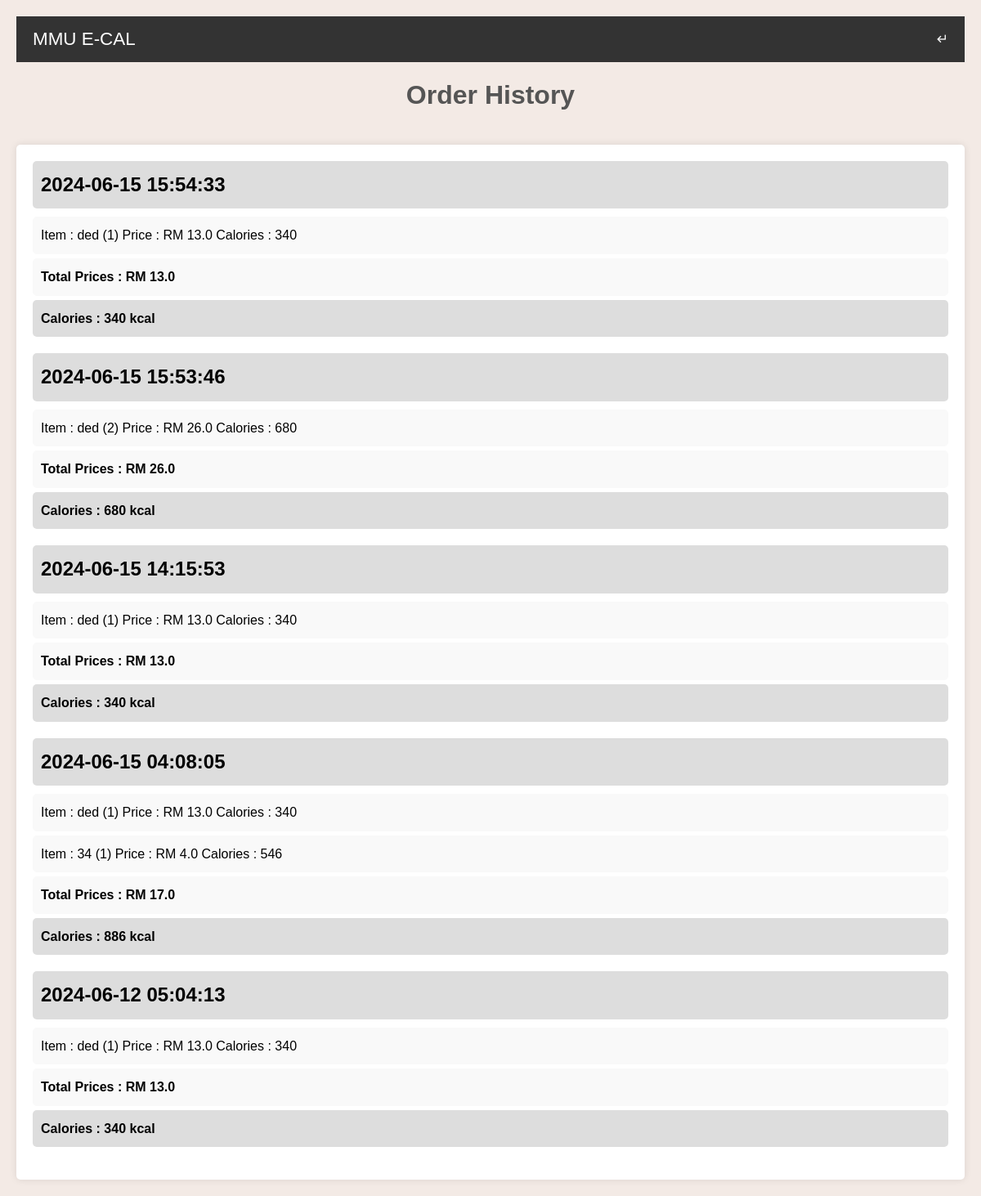
/history (signed in), run on the app's committed database.
### website/models.py (models this page shows)
class Order(db.Model):
    __tablename__ = 'order'
    id = db.Column(db.Integer, primary_key=True)
    product_name = db.Column(db.String(100), unique=True, nullable=False)
    quantity = db.Column(db.Integer, nullable=False)
    price = db.Column(db.Float, nullable=False)
    calories = db.Column(db.Integer, nullable=False)
    date_created = db.Column(db.DateTime(timezone=True), default=func.now())
    customer_link = db.Column(db.Integer, db.ForeignKey('user.id'), nullable=False)
    product_link = db.Column(db.String(100), db.ForeignKey('product.id'), nullable=False)

### website/views.py (the view)
@views.route('/history')
@login_required
def history():
    order_history = Order.query.filter_by(customer_link = current_user.id).order_by(desc(Order.date_created)).all()
    order_grouped = defaultdict(list)
    total_prices = defaultdict(float)
    total_calories = defaultdict(int)
    for order in order_history:
        order_grouped [order.date_created].append(order)
        total_prices[order.date_created] += order.price
        total_calories[order.date_created] += order.calories
    return render_template('order_history.html', order_grouped=order_grouped, total_prices=total_prices, total_calories=total_calories )

### website/__init__.py (called while the page is built)
def create_app():
    app = Flask(__name__)
    app.config['SECRET KEY'] = 'ayamgoreng'
    app.secret_key = 'ayamgoreng'
    app.config['SQLALCHEMY_DATABASE_URI'] = f'sqlite:///{DB_NAME}'
    db.init_app(app)
    @app.errorhandler(404)
    def page_not_found(error):
        return render_template('404.html')
    from .views import views
    from .auth import auth
    from .admin import admin
    from .models import User
    app.register_blueprint(views, url_prefix = '/')
    app.register_blueprint(auth, url_prefix = '/')
    app.register_blueprint(admin, url_prefix = '/')
    from .models import User
    with app.app_context():
        db.create_all()
    login_manager = LoginManager()
    login_manager.login_view = "auth.userauth"
    login_manager.init_app(app)
    @login_manager.user_loader
    def load_user(id):
        return User.query.get(int(id))
    return app

### website/templates/order_history.html (shortened to what this page needs)
<!DOCTYPE html>
<html lang="en">
<head>
    <link href="https://cdn.jsdelivr.net/npm/remixicon@4.1.0/fonts/remixicon.css" rel="stylesheet"/>
    <link rel="stylesheet" href="/static/order_history.css"/>
</head>
<body>
    <nav>
        <div class="nav__header">
            <div class="nav__logo">
                <a href="#">MMU E-CAL</a>
            </div>
            <div class="nav__back" id="menu-back">
                <a href="/profile"><i class="ri-corner-down-left-line"></i></a>
            </div>
        </div>
    </nav>
    <div class="title">
        <h1>Order History</h1>
    </div>
    <div class="container">
        {% for date, orders in order_grouped.items() %}
            <div class="day-box">
                <h2>{{ date }}</h2>
                <div class="activity-details">
                    <div class="activity-item">
                        <ul>
                            {% for order in orders %}
                            <li>Item : {{ order.product_name }} ({{order.quantity }}) Price : RM {{ order.price }} Calories : {{ order.calories }}  </li>
                            {% endfor %}
                            <li><strong>Total Prices : RM {{ total_prices[date] }}</strong></h4></li>
                            <li><strong> Calories : {{ total_calories[date] }} kcal</strong></h4></li>
                        </ul>
                    </div>
                </div>
            </div>
        {% endfor %}
    </div>
</body>
</html>

### website/static/order_history.css (style rules this page uses)
* { margin: 0; padding: 0; box-sizing: border-box; }
body { font-family: Arial, sans-serif; line-height: 1.6; background-color: #f3eae5; padding: 20px; }
nav { background-color: #333; color: white; padding: 10px 0; }
.nav__header { display: flex; justify-content: space-between; align-items: center; padding: 0 20px; }
.nav__logo a { color: white; text-decoration: none; font-size: 1.4em; }
.nav__back a { color: white; text-decoration: none; }
.title { background-color: #f3eae5; color: #555; text-align: center; padding: 15px 0; margin-bottom: 20px; }
.title h1 { font-size: 2em; }
.container { background-color: white; padding: 20px; border-radius: 5px; box-shadow: 0 0 10px rgba(0, 0, 0, 0.1); }
.day-box { margin-bottom: 20px; }
.day-box h2 { background-color: #ddd; padding: 10px; margin-bottom: 10px; border-radius: 5px; }
.activity-item { margin-bottom: 10px; }
.activity-item ul { list-style-type: none; padding: 0; }
.activity-item ul li { padding: 10px; background-color: #f9f9f9; border-radius: 5px; margin-bottom: 5px; }
.activity-item ul li:last-child { background-color: #ddd; font-weight: bold; }

### data on the page
Order: order_grouped "2024-06-15 15:54:33", product_name "ded", quantity "1", price "13.0", calories "340", date_created "13.0", date_created "340"
Order: order_grouped "2024-06-15 15:53:46", product_name "ded", quantity "2", price "26.0", calories "680", date_created "26.0", date_created "680"
Order: order_grouped "2024-06-15 14:15:53", product_name "ded", quantity "1", price "13.0", calories "340", date_created "13.0", date_created "340"
Order: order_grouped "2024-06-15 04:08:05", product_name "ded", quantity "1", price "13.0", calories "340", date_created "17.0", date_created "886"
Order: product_name "34", quantity "1", price "4.0", calories "546"
Order: order_grouped "2024-06-12 05:04:13", product_name "ded", quantity "1", price "13.0", calories "340", date_created "13.0", date_created "340"
